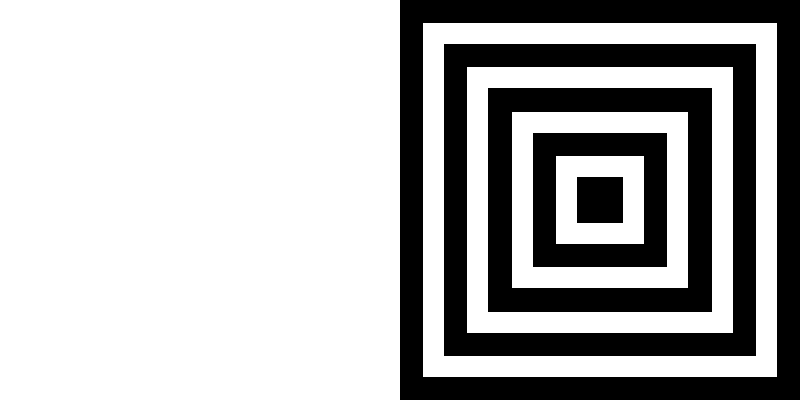
Frame 1 (no input)
Frame 60 (the mouse pressed at the canvas centre just before this capture): identical to frame 1, image omitted
Frame 120 (the mouse held since frame 60 and released just before this capture): identical to frame 1, image omitted

The Processing sketch that drew this single still picture (run headless with seeded random() and noise(); from frame 60 on, the mouse is pressed at the canvas centre):

// Processing sketch: sketch_230613b_ejemplo_de_version_dinamica
// ── sketch_230613b_ejemplo_de_version_dinamica.pde
float ang;

void setup() {
  size(800, 400);
}
void draw() {
  background(255);
  translate(600, 200);
  //invoco a la funcion declarada por mi:
  dibujaMiArteOptico();
  if ( mouseX>400 ) {
    ang+=.1;
  } 

  //mostrar la imagen original:
}

void mousePressed() {
  ang = 0;
}

// ── misFunciones.pde
//declaro una funcion que dibuja mi arte optico:
void dibujaMiArteOptico(){
  for ( int i=0 ; i<10 ; i++){
   rotate( radians( ang ) ); //TWO_PI = 360º
   rectMode(CENTER);
   float tam = map(i,0,9,400,0);
   fill( i%2*255);  //0 1 0 1 0 1 0 1 0 1
   rect( 0,0,tam, tam);
 }
}
